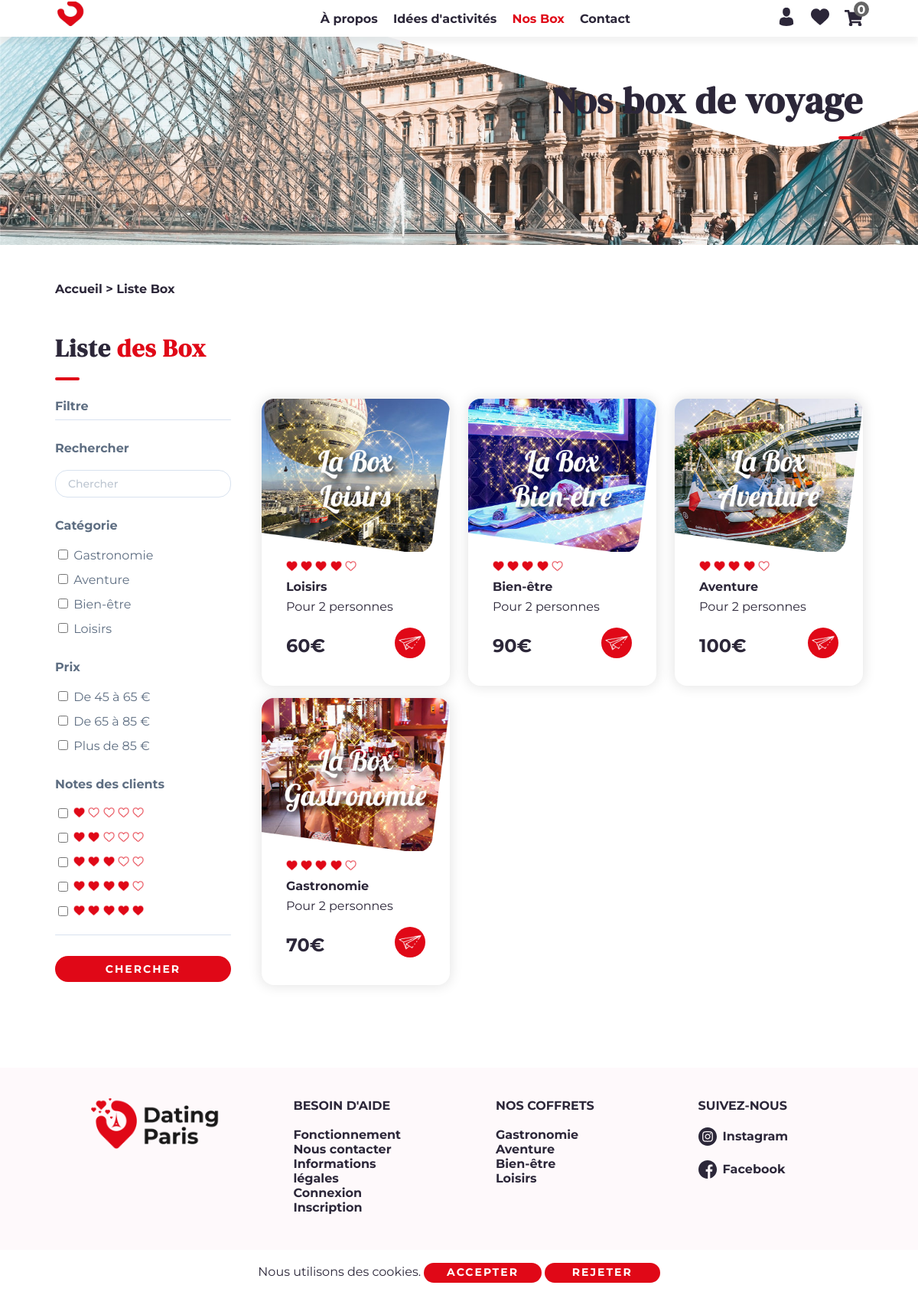
/liste-box, run on an earlier commit of the app's database.
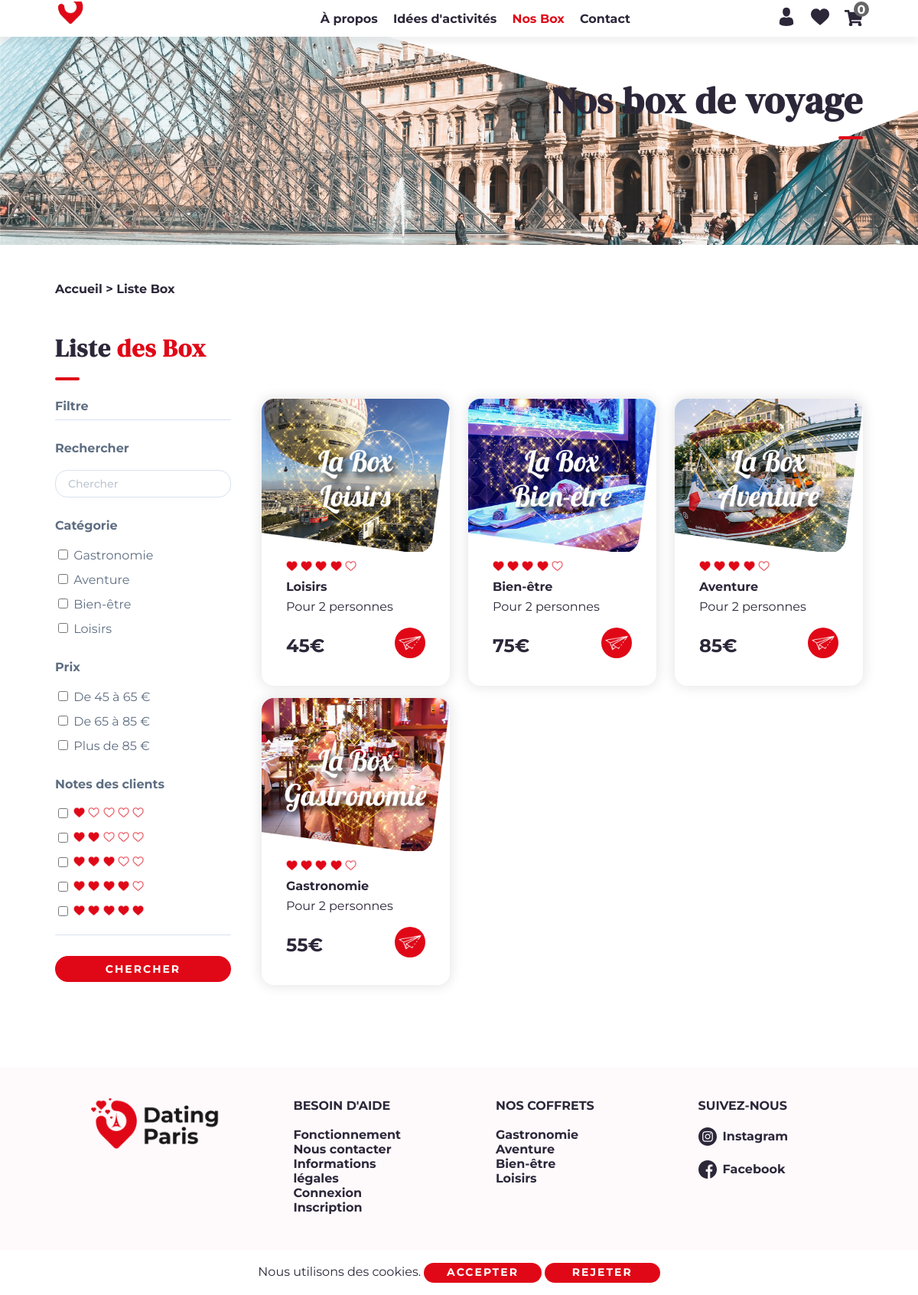
And on a later commit of the database.
### tables this page shows
CREATE TABLE `produit` (
  `id_produit` int(11) NOT NULL,
  `titre` varchar(255) NOT NULL,
  `description` text NOT NULL,
  `photo` varchar(255) NOT NULL,
  `prix` float NOT NULL,
  `stock` int(11) NOT NULL
);

### liste-box.php (the view, shortened to what the rows shown need)
<?php
require_once("include/init.php");
$element_par_page = 12;
$pdo_statement = $pdo_object->prepare("SELECT * FROM produit");
$pdo_statement->execute();
$nb_total_elements = $pdo_statement->rowCount();
$nb_pages = ceil($nb_total_elements / $element_par_page);
if (isset($_GET['page'])) {
    $page_actuelle = $_GET['page'];
    if ($page_actuelle > $nb_pages) {
        $page_actuelle = $nb_pages;
    }
}
else {
    $page_actuelle = 1;
}
$premiere_element = ($page_actuelle - 1) * $element_par_page;
$query_elements = "SELECT * FROM produit ORDER BY id_produit DESC LIMIT " . $premiere_element . ", " . $element_par_page;
$pdo_statement = $pdo_object->prepare($query_elements);
$pdo_statement->execute();
$pdo_statement_2 = $pdo_object->prepare("SELECT * FROM produit");
$pdo_statement_2->execute();
require_once("include/header.php");
?>
        <div id="content_davy">
            <link rel="stylesheet" href="<?= URL ?>/include/css/style_intro_2.css">
            <link rel="stylesheet" href="<?= URL ?>/include/css/style_cadre.css">
            <link rel="stylesheet" href="<?= URL ?>/include/css/style_accordion.css">
            <div class="block_anime_scroll_relative_content_1_davy">
                <div class="anime_scroll_relative_content_1_1_davy anime_scroll_relative_content_1_davy container">
                    <h1>Nos box de voyage</h1>
                </div>
            </div>
            <div class="container mt-5 mb-3">
                <h2 class="h2_moyen_davy">Liste <span class="color_red_davy serif_davy">des Box</span></h2>
            </div>
            <div class="container">
                <div class="row">
                    <div class="col-lg-9 col-md-8 mb-3">
                        <div id="content_produit_davy" class="row">
                        <?php if (isset($_POST['chercher'])) : ?>
                            <?php while ($produit_chercher_array = $pdo_statement_2->fetch(PDO::FETCH_ASSOC)) : ?>
                            <?php if ((!empty($_POST['plus_de_85']) && ($produit_chercher_array["prix"] >= 85)) || (!empty($_POST['de_65_a_85']) && ($produit_chercher_array["prix"] >= 65 && $produit_chercher_array["prix"] <= 85)) || (!empty($_POST['de_45_a_65']) && ($produit_chercher_array["prix"] >= 45 && $produit_chercher_array["prix"] <= 65)) || (!empty($_POST['gastronomie']) && ((find_davy($produit_chercher_array["titre"], $_POST['gastronomie']) == 1))) || (!empty($_POST['aventure']) && ((find_davy($produit_chercher_array["titre"], $_POST['aventure']) == 1))) || (!empty($_POST['bien_etre']) && ((find_davy($produit_chercher_array["titre"], $_POST['bien_etre']) == 1))) || (!empty($_POST['loisirs']) && ((find_davy($produit_chercher_array["titre"], $_POST['loisirs']) == 1))) || (!empty($_POST['mot_chercher']) && ((find_davy($produit_chercher_array["titre"], $_POST['mot_chercher']) == 1) || (find_davy($produit_chercher_array["description"], $_POST['mot_chercher']) == 1)))) : ?>
                            <div class="col-lg-4 col-md-6 mb-3">
                                <div class="cadre_davy">
                                    <div class="image_cadre_davy">
                                        <img src="<?= URL ?>/images/<?= $produit_chercher_array['photo'] ?>" class="image_cadre_2_davy" alt="<?= $produit_chercher_array['photo'] ?>">
                                        <img src="<?= URL ?>/images/cadre-2-min.png" class="image_cadre_1_davy" alt="Cadre">
                                    </div>
                                    <p class="texte_cadre_davy">
                                        <img src="<?= URL ?>/images/icon-coeur-min.png" class="image_cadre_note_davy" alt="Icon coeur">
                                        <img src="<?= URL ?>/images/icon-coeur-min.png" class="image_cadre_note_davy" alt="Icon coeur">
                                        <img src="<?= URL ?>/images/icon-coeur-min.png" class="image_cadre_note_davy" alt="Icon coeur">
                                        <img src="<?= URL ?>/images/icon-coeur-min.png" class="image_cadre_note_davy" alt="Icon coeur">
                                        <img src="<?= URL ?>/images/icon-coeur-vide-min.png" class="image_cadre_note_davy" alt="Icon coeur">
                                        <br>
                                        <strong><?= $produit_chercher_array['titre'] ?></strong><br>
                                        Pour 2 personnes<br><br>
                                        <strong class="prix_cadre_davy"><?= $produit_chercher_array['prix'] ?>€</strong>
                                        <a href="<?= URL ?>/box=<?= $produit_chercher_array['id_produit'] ?>" title="<?= URL ?>/box=<?= $produit_chercher_array['id_produit'] ?>"><i class="icon_cadre_davy"><img src="<?= URL ?>/images/icon-voir-min.png" class="image_cadre_icon_davy" alt="Icon voir"></i></a>
                                    </p>
                                </div>
                            </div>
                            <?php endif; ?>
                            <?php endwhile; ?>
                        <?php else : ?>
                            <?php if ($pdo_statement->rowCount() > 0) : ?>
                            <?php while ($produit_array = $pdo_statement->fetch(PDO::FETCH_ASSOC)) : ?>
                            <div class="col-lg-4 col-md-6 mb-3">
                                <div class="cadre_davy">
                                    <div class="image_cadre_davy">
                                        <img src="<?= URL ?>/images/cadre-2-min.png" class="image_cadre_1_davy" alt="Cadre">
                                    </div>
                                    <p class="texte_cadre_davy">
                                        <img src="<?= URL ?>/images/icon-coeur-min.png" class="image_cadre_note_davy" alt="Icon coeur">
                                        <img src="<?= URL ?>/images/icon-coeur-min.png" class="image_cadre_note_davy" alt="Icon coeur">
                                        <img src="<?= URL ?>/images/icon-coeur-min.png" class="image_cadre_note_davy" alt="Icon coeur">
                                        <img src="<?= URL ?>/images/icon-coeur-min.png" class="image_cadre_note_davy" alt="Icon coeur">
                                        <img src="<?= URL ?>/images/icon-coeur-vide-min.png" class="image_cadre_note_davy" alt="Icon coeur">
                                        <br>
                                        <strong><?= $produit_array['titre'] ?></strong><br>
                                        Pour 2 personnes<br><br>
                                        <strong class="prix_cadre_davy"><?= $produit_array['prix'] ?>€</strong>
                                        <a href="<?= URL ?>/box=<?= $produit_array['id_produit'] ?>" title="<?= URL ?>/box=<?= $produit_array['id_produit'] ?>"><i class="icon_cadre_davy"><img src="<?= URL ?>/images/icon-voir-min.png" class="image_cadre_icon_davy" alt="Icon voir"></i></a>
                                    </p>
                                </div>
                            </div>
                            <?php endwhile; ?>
                            <?php else : ?>
                            <p>Aucun produit</p>
                            <?php endif; ?>
                        <?php endif; ?>
                        </div>
                    </div>
                </div>
            </div>
        </div>
<?php
require_once("include/footer.php");
?>

### include/footer.php (shortened to what the rows shown need)
<?php
require_once("include/init.php");
$pdo_statement = $pdo_object->prepare("SELECT * FROM produit");
$pdo_statement->execute();
?>
        <footer>
            <div class="container-fluid background_beige_davy">
                <div class="container pt-4">
                    <div class="row">
                        <div class="col-lg-3 col-md-4 px-5 py-3">
                            <strong>NOS COFFRETS</strong><br><br>
                            <?php if ($pdo_statement->rowCount() > 0) : ?>
                            <?php while ($produit_array = $pdo_statement->fetch(PDO::FETCH_ASSOC)) : ?>
                            <a href="<?= URL ?>/box=<?= $produit_array['id_produit'] ?>" title="<?= URL ?>/box=<?= $produit_array['id_produit'] ?>"><?= $produit_array['titre'] ?></a><br>
                            <?php endwhile; ?>
                            <?php else : ?>
                            Aucun produit
                            <?php endif; ?>
                        </div>
                    </div>
                </div>
            </div>
        </footer>
    </body>
</html>

What changed in the data, as far as the page shows it:
changed produit "Loisirs": prix "60" → "45"
changed produit "Bien-être": prix "90" → "75"
changed produit "Aventure": prix "100" → "85"
changed produit "Gastronomie": prix "70" → "55"
